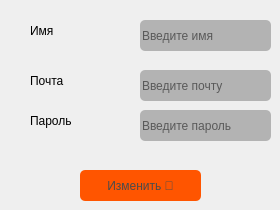
      <widget class="QWidget" name="tab_12">
       <attribute name="title">
        <string>Редактировать </string>
       </attribute>
       <widget class="QLabel" name="lbl_update_name_e">
        <property name="geometry">
         <rect>
          <x>30</x>
          <y>20</y>
          <width>81</width>
          <height>21</height>
         </rect>
        </property>
        <property name="styleSheet">
         <string notr="true">font: 9pt &quot;Segoe UI&quot;;</string>
        </property>
        <property name="text">
         <string>Имя</string>
        </property>
       </widget>
       <widget class="QLabel" name="lbl_update_mail_e">
        <property name="geometry">
         <rect>
          <x>30</x>
          <y>70</y>
          <width>81</width>
          <height>21</height>
         </rect>
        </property>
        <property name="styleSheet">
         <string notr="true">font: 9pt &quot;Segoe UI&quot;;</string>
        </property>
        <property name="text">
         <string>Почта</string>
        </property>
       </widget>
       <widget class="QLabel" name="lbl_update_pass_e_2">
        <property name="geometry">
         <rect>
          <x>30</x>
          <y>110</y>
          <width>81</width>
          <height>21</height>
         </rect>
        </property>
        <property name="styleSheet">
         <string notr="true">font: 9pt &quot;Segoe UI&quot;;</string>
        </property>
        <property name="text">
         <string>Пароль</string>
        </property>
       </widget>
       <widget class="QLineEdit" name="ledit__update_name_e_2">
        <property name="geometry">
         <rect>
          <x>140</x>
          <y>20</y>
          <width>131</width>
          <height>31</height>
         </rect>
        </property>
        <property name="styleSheet">
         <string notr="true">alternate-background-color: rgb(85, 170, 255);
background-color: rgb(179, 179, 179);
border-radius: 5px;</string>
        </property>
        <property name="placeholderText">
         <string>Введите имя</string>
        </property>
       </widget>
       <widget class="QLineEdit" name="ledit_update_mail_e">
        <property name="geometry">
         <rect>
          <x>140</x>
          <y>70</y>
          <width>131</width>
          <height>31</height>
         </rect>
        </property>
        <property name="styleSheet">
         <string notr="true">alternate-background-color: rgb(85, 170, 255);
background-color: rgb(179, 179, 179);
border-radius: 5px;</string>
        </property>
        <property name="placeholderText">
         <string>Введите почту</string>
        </property>
       </widget>
       <widget class="QLineEdit" name="ledit_update_pass">
        <property name="geometry">
         <rect>
          <x>140</x>
          <y>110</y>
          <width>131</width>
          <height>31</height>
         </rect>
        </property>
        <property name="styleSheet">
         <string notr="true">alternate-background-color: rgb(85, 170, 255);
background-color: rgb(179, 179, 179);
border-radius: 5px;</string>
        </property>
        <property name="placeholderText">
         <string>Введите пароль</string>
        </property>
       </widget>
       <widget class="QPushButton" name="btn_update_e">
        <property name="geometry">
         <rect>
          <x>80</x>
          <y>170</y>
          <width>121</width>
          <height>31</height>
         </rect>
        </property>
        <property name="styleSheet">
         <string notr="true">background-color: rgb(255, 85, 0);
color: rgb(75, 75, 75);
font: 9pt &quot;Segoe UI&quot;;
border-radius: 5px;</string>
        </property>
        <property name="text">
         <string>Изменить 🔄</string>
        </property>
       </widget>
      </widget>
